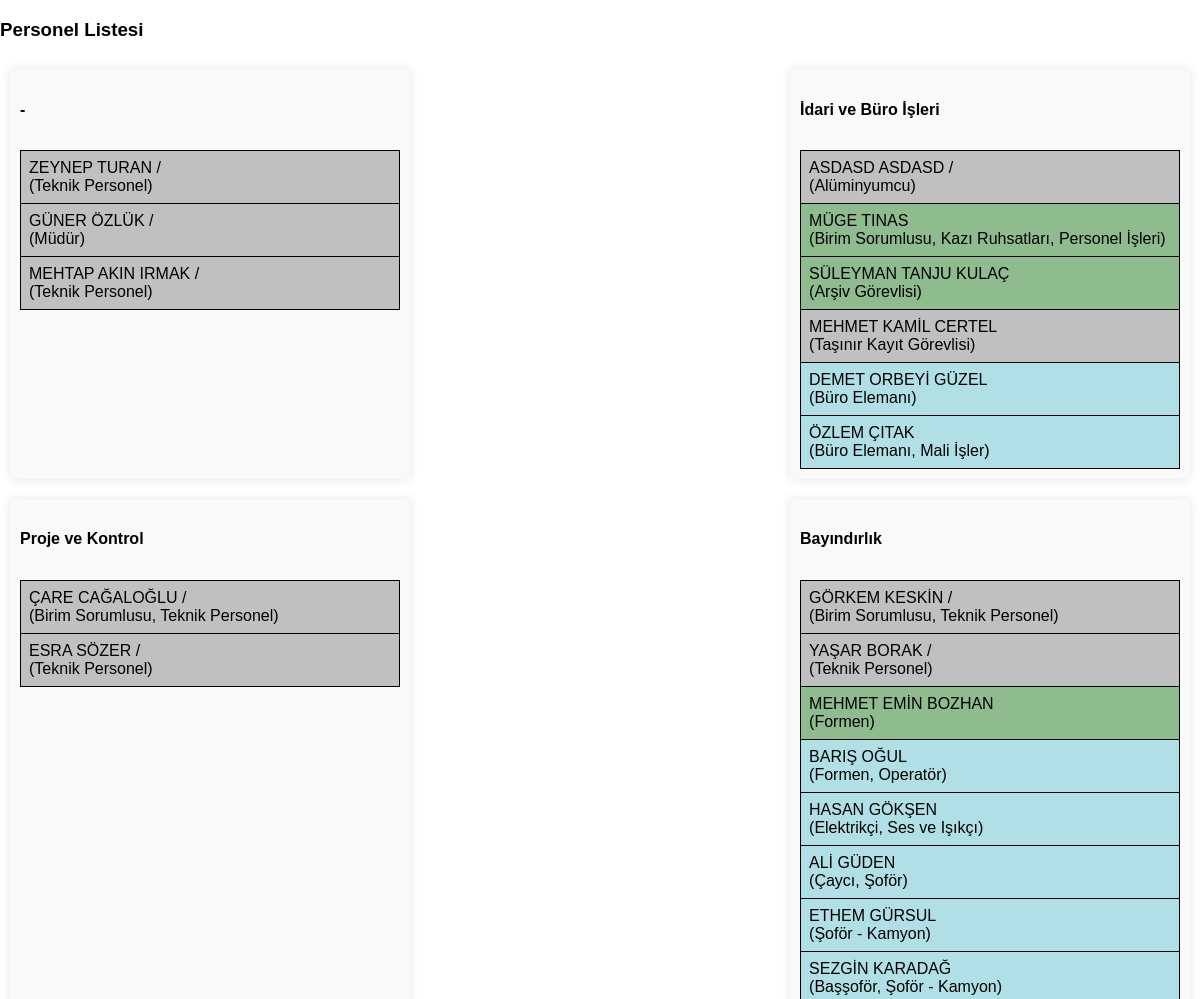
The app's page /staff/printable-staff-by-unit/ (upper part), older data.
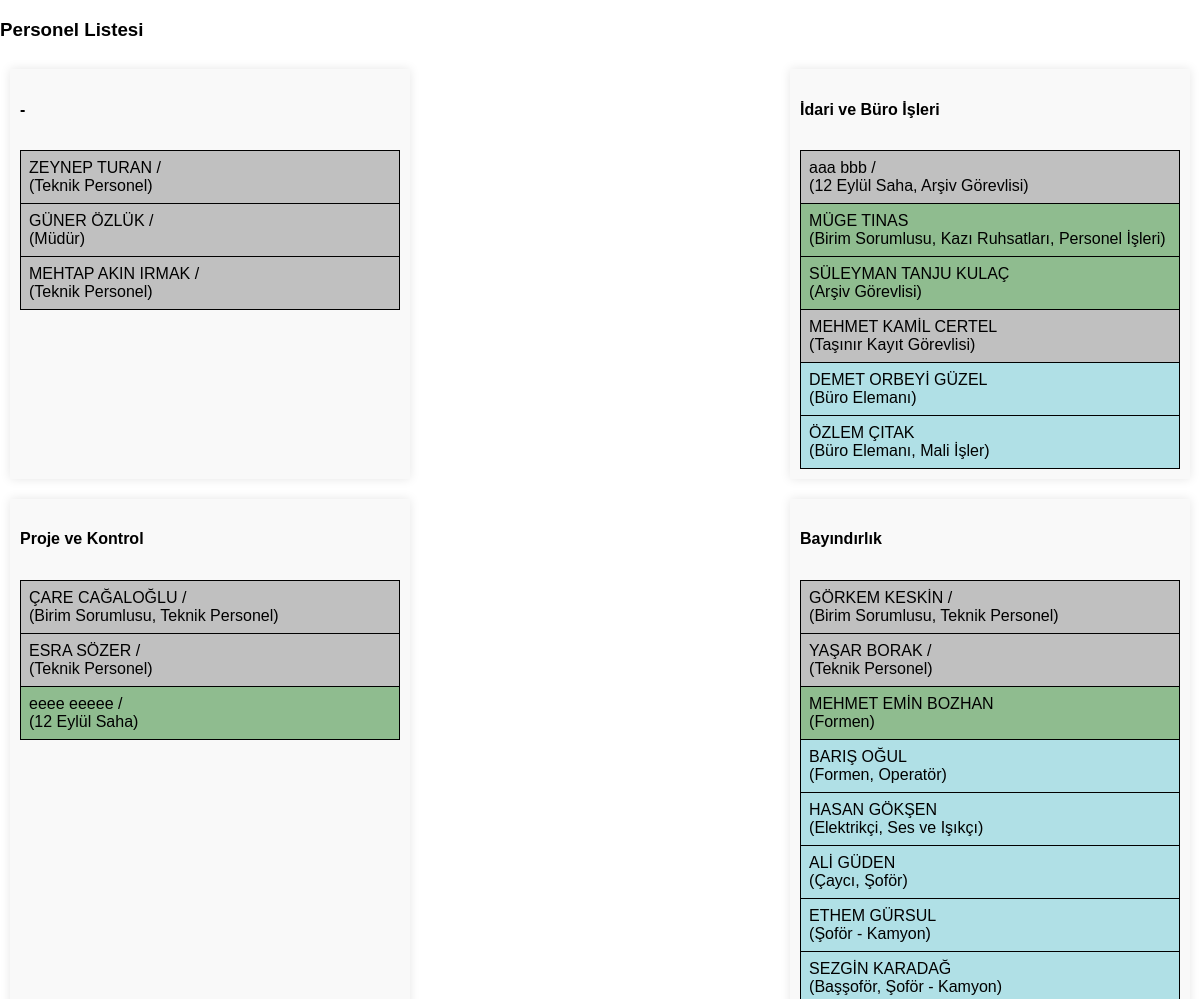
The same page, newer data.
### apps/staff/models.py (models this page shows, shortened)
class Unit (models.Model):
    name = models.CharField(max_length=200, unique=True)
    class Meta:
        verbose_name = "Birim"
        verbose_name_plural = "Birimler"

class Staff(models.Model):
    name = models.CharField(max_length=200)
    surname = models.CharField(max_length=200)
    payroll = models.ForeignKey(Payroll, on_delete=models.CASCADE)
    unit = models.ForeignKey(Unit,on_delete=models.CASCADE)
    title = models.ForeignKey(Title, on_delete=models.CASCADE)
    duty = models.ManyToManyField(Duty)
    is_active = models.BooleanField(default=True)
    class Meta:
        verbose_name = "Personel"
        verbose_name_plural = "Personeller"

class Duty (models.Model):
    name = models.CharField(max_length=200, unique=True)
    def __str__(self):
        return self.name
    class Meta:
        verbose_name = "Gorev"
        verbose_name_plural = "Gorevler"

### apps/staff/views.py (the view)
# urls.py: path('printable-staff-by-unit/', views.printable_staff_by_unit, name="printable-staff-by-unit"),
def printable_staff_by_unit(request):
    units = Unit.objects.all()
    unit_staffs = {}
    for unit in units:
        staff = Staff.objects.filter(unit=unit).select_related('title').prefetch_related('duty').order_by('-title__name')
        unit_staffs[unit] = staff
    context = {'unit_staffs': unit_staffs}
    return render(request, 'staff/printable-staff-by-unit.html', context)

### templates/staff/printable-staff-by-unit.html (shortened to what this page needs)
<!DOCTYPE html>
<html lang="en">
<head>
    {% load static %}
    <link rel="stylesheet" href="{% static 'css/styles.css' %}">
</head>
<body>
    <div class="printable-content">
        <h3>Personel Listesi</h3>
        <div class="unit-container">
            {% for unit, staff in unit_staffs.items %}
            <div class="unit {% if staff|length < 7 %}vertical{% endif %}">
                <h4>{{ unit.name }}</h4>
                <table>
                    {% for person in staff %}
                    <tr class="staff-payroll-{{ person.payroll.id }}">
                        <td>
                            {{ person.name }} {{ person.surname }}
                            {% if person.title.name != "-" %} / {{ person.title.short_title }}{% endif %}
                            <br>
                            ({% if person.duty.all %}{{ person.duty.all|join:", " }}{% endif %})
                        </td>
                    </tr>
                    {% endfor %}
                </table>
            </div>
            {% endfor %}
        </div>
    </div>
</body>
</html>

Row changes from the older to the newer data that the page shows:
removed Staff: name "ASDASD", surname "ASDASD", duty.all "Alüminyumcu", shown under Unit "İdari ve Büro İşleri"
added Staff: name "aaa", surname "bbb", duty.all "12 Eylül Saha, Arşiv Görevlisi", shown under Unit "İdari ve Büro İşleri"
added Staff: name "eeee", surname "eeeee", duty.all "12 Eylül Saha", shown under Unit "Proje ve Kontrol"
